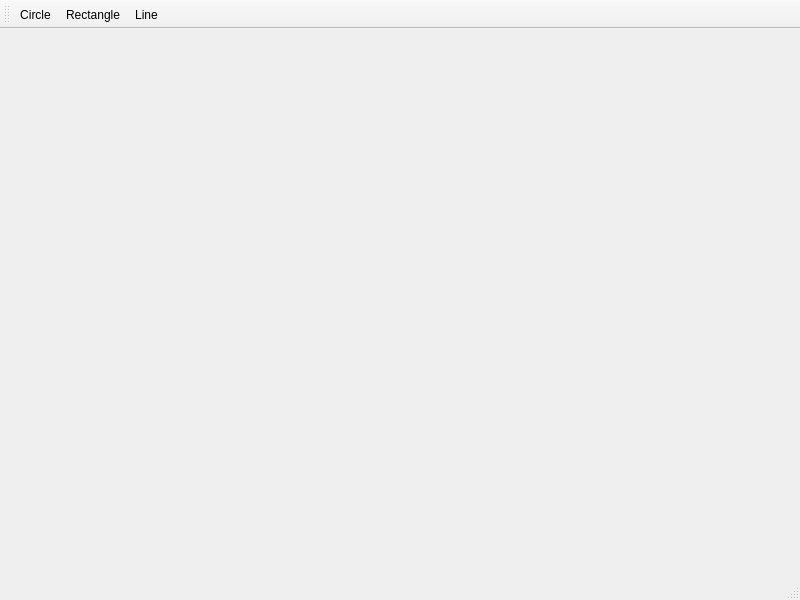
<?xml version="1.0" encoding="UTF-8"?>
<ui version="4.0">
 <class>MainWindow</class>
 <widget class="QMainWindow" name="MainWindow">
  <property name="geometry">
   <rect>
    <x>0</x>
    <y>0</y>
    <width>800</width>
    <height>600</height>
   </rect>
  </property>
  <property name="windowTitle">
   <string>MainWindow</string>
  </property>
  <widget class="QWidget" name="centralwidget"/>
  <widget class="QStatusBar" name="statusbar"/>
  <widget class="QToolBar" name="toolBar">
   <property name="windowTitle">
    <string>toolBar</string>
   </property>
   <attribute name="toolBarArea">
    <enum>TopToolBarArea</enum>
   </attribute>
   <attribute name="toolBarBreak">
    <bool>false</bool>
   </attribute>
   <addaction name="actionCircle"/>
   <addaction name="actionRectangle"/>
   <addaction name="actionLine"/>
  </widget>
  <action name="actionCircle">
   <property name="icon">
    <iconset>
     <normaloff>C:/Users/Basanwei/Pictures/1454533979.jpg</normaloff>C:/Users/Basanwei/Pictures/1454533979.jpg</iconset>
   </property>
   <property name="text">
    <string>Circle</string>
   </property>
   <property name="shortcut">
    <string>Ctrl+C</string>
   </property>
  </action>
  <action name="actionRectangle">
   <property name="icon">
    <iconset>
     <normaloff>C:/Users/Basanwei/Pictures/d34155665ead4d8eabf2f3e7a0a19663.jpeg</normaloff>C:/Users/Basanwei/Pictures/d34155665ead4d8eabf2f3e7a0a19663.jpeg</iconset>
   </property>
   <property name="text">
    <string>Rectangle</string>
   </property>
   <property name="shortcut">
    <string>Ctrl+R</string>
   </property>
  </action>
  <action name="actionLine">
   <property name="icon">
    <iconset>
     <normaloff>C:/Users/Basanwei/Pictures/IMG_20181230_162821.jpg</normaloff>C:/Users/Basanwei/Pictures/IMG_20181230_162821.jpg</iconset>
   </property>
   <property name="text">
    <string>Line</string>
   </property>
   <property name="shortcut">
    <string>Ctrl+L</string>
   </property>
  </action>
 </widget>
 <resources/>
 <connections/>
</ui>
